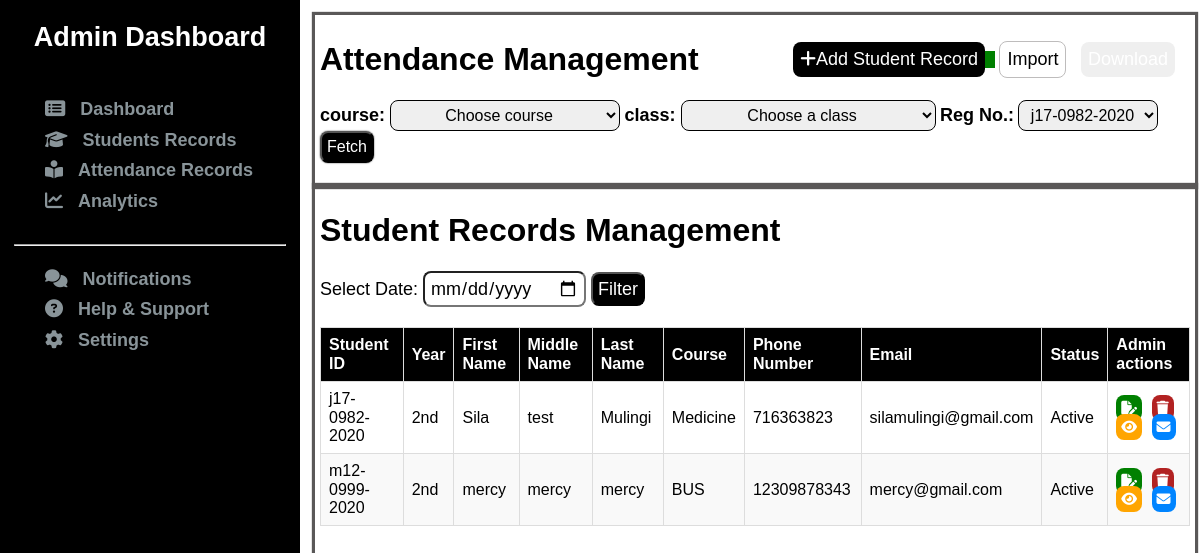
Page /customAdmin/studentRecords/ on the committed database.
### coreApp/models.py (models this page shows, shortened)
class StudentProfile(models.Model):
    first_name = models.CharField(max_length=256)  # null=False is default for CharField
    last_name = models.CharField(max_length=256)
    username = models.CharField(max_length=256, unique=True)
    course = models.CharField(max_length=200)
    phone = models.BigIntegerField(unique=True)
    email = models.EmailField(unique=True)
    password = models.CharField(max_length=256)
    middle_name = models.CharField(
        max_length=256,
        blank=True,  # Allows empty string in forms
        null=True,    # Allows NULL in database
        default=''    # Default value when not provided
    )
    ranking = models.CharField(max_length=256, blank=True, default='')
    image = models.ImageField(upload_to='student_photos', blank=True, null=True)

### coreApp/views.py (the view)
# urls.py: path('customAdmin/studentRecords/', views.studentRecords, name='studentRecords'),
def studentRecords(request):
    context = {}
    students = StudentProfile.objects.all()
    context['students'] = students
    return render(request, 'admin/studentRecords.html', context)

### templates/admin/studentRecords.html (shortened to what this page needs)
{% extends 'admin/adminBase.html' %}
{% load static %}
{% block content %}
    <div class="studentQueries">
        <div class="heading">
            <div class="title">
                <h1>Attendance Management</h1>
                <div class="actionButtons">
                    <a href="{% url 'createStudent' %}" class="btn-add"><button><i class="fa-solid fa-plus"></i>Add Student Record</button></a>
                    <button>Import</button>
                    <button>Download</button>
                </div>
            </div>
            <div class="filters">
                <form action="">
                <label for="course">course: </label>
                <select name="course" id="">
                    <option value="" selected>Choose course</option>
                </select>
                <label for="course">class: </label>
                <select name="course" id="">
                    <option value="">Choose a class</option>
                </select>
                <label for="regNumber">Reg No.:</label>
                    <select name="" id="">
                        <option value="">j17-0982-2020</option>
                    </select>
                 <button type="submit">Fetch</button>
                </form>
            </div>
        </div>
        <div class="results">
            <h1>Student Records Management</h1>
            <div class="controls">
                <label for="date">Select Date:</label>
                <input type="date" id="date" name="date">
                <button onclick="filterRecords()">Filter</button>
            </div>
            <table id="attendanceTable">
                <thead>
                    <tr>
                        <th>Student ID</th>
                        <th>Year</th>
                        <th>First Name</th>
                        <th>Middle Name</th>
                        <th>Last Name</th>
                        <th>Course</th>
                        <th>Phone Number</th>
                        <th>Email</th>
                        <th>Status</th>
                        <th>Admin actions</th>
                    </tr>
                </thead>
                <tbody>
                    {% for student in students %}
                    <tr>
                        <td>{{ student.username }}</td>
                         <td>2nd</td>
                        <td>{{ student.first_name }}</td>
                        <td>{{ student.middle_name }}</td>
                        <td>{{ student.last_name }}</td>
                        <td>{{ student.course }}</td>
                        <td>{{ student.phone }}</td>
                        <td>{{ student.email }}</td>
                        <td>Active</td>
                        <td>
                            <a href="{% url 'update' student.username %}" class="btn btn-update"><i class="fa-solid fa-file-pen"></i></a>
                            <a href="{% url 'delete' student.username %}" class="btn btn-delete"><i class="fa-solid fa-trash"></i></a>
                            <a href="" class="btn btn-view"><i class="fa-solid fa-eye"></i></a>
                            <a href="mailto:{{student.email}}" class="btn btn-contact"><i class="fa-solid fa-envelope"></i></a>
                        </td>
                    </tr>
                    {% endfor %}
                </tbody>
            </table>
        </div>
        </div>
{% endblock content %}

### static/css/admin/admin.css (style rules this page uses)
html { line-height: 1.15; -webkit-text-size-adjust: 100%; }
body { margin: 0; font-family: Arial, sans-serif; }
h1 { font-size: 2em; margin: 0.67em 0; }
a { background-color: transparent; }
button, input, optgroup, select, textarea { font-family: inherit; font-size: 100%; line-height: 1.15; margin: 0; }
button, input { overflow: visible; }
button, select { text-transform: none; }
button, [type="button"], [type="reset"], [type="submit"] { -webkit-appearance: button; }
#adminDash .studentQueries { width: 85%; box-shadow: 0 0 1px 3px rgb(90, 88, 88); padding: 15px; margin-left: 300px; margin-top: 0; }
#adminDash .studentQueries .heading { height: 20vh; width: 100%; border-bottom: 1px rgb(90, 88, 88) solid; box-shadow: 0 0 1px 3px rgb(90, 88, 88); padding: 5px; }
#adminDash .studentQueries .heading .title { display: flex; justify-content: space-between; align-items: center; }
#adminDash .studentQueries .heading .title .actionButtons { margin-right: 5px; }
#adminDash .studentQueries .heading .title .actionButtons .btn-add { background-color: green; color: white; }
#adminDash .studentQueries .heading .title button { padding: 7px; color: white; font-size: 18px; border-radius: 8px; border: none; margin-right: 10px; transition: 1s; }
#adminDash .studentQueries .heading .title button:nth-child(1) { color: white; background-color: black; }
#adminDash .studentQueries .heading .title button:nth-child(2) { color: black; background-color: white; border: 1px solid rgb(190, 188, 188); }
#adminDash .studentQueries .heading .filters label { font-size: 18px; font-weight: bold; }
#adminDash .studentQueries .heading .filters select { padding: 5px; border-radius: 8px; border: 1px solid black; text-align: center; }
#adminDash .studentQueries .heading .filters button[type="submit"] { padding: 5px; border-radius: 8px; box-shadow: 0 0 1px 1px rgba(200, 200, 200, 0.922); transition: 1s ease; background-color: black; color: white; }
#adminDash .studentQueries .results { height: 80vh; width: 100%; box-shadow: 0 0 1px 3px rgb(90, 88, 88); padding: 5px; }
#adminDash .studentQueries .results .controls { font-size: 18px; }
#adminDash .studentQueries .results .controls input { padding: 5px; border-radius: 8px; }
#adminDash .studentQueries .results .controls button { padding: 5px; background-color: black; color: white; border-radius: 8px; }

### templates/admin/adminBase.html (style rules this page uses)
table { width: 100%; font-size: 16px; border-collapse: collapse; margin-top: 20px; }
th, td { border: 1px solid #ddd; padding: 8px; text-align: left; }
th { background-color: black; color: white; position: sticky; top: 0; }
tr:nth-child(even) { background-color: #f9f9f9; }
tr { transition: 1s; }
table .btn { padding: 5px; color: white; font-size: 14px; border-radius: 8px; border: none; margin-right: 5px; transition: 1s; }
table .btn-update { background-color: green; }
table .btn-delete { background-color: firebrick; }
table .btn-view { background-color: orange; }
table .btn-contact { background-color: rgb(0, 132, 255); }

### rows in the picture
StudentProfile: username "j17-0982-2020", first_name "Sila", middle_name "test", last_name "Mulingi", course "Medicine", phone "716363823", email "silamulingi@gmail.com"
StudentProfile: username "m12-0999-2020", first_name "mercy", middle_name "mercy", last_name "mercy", course "BUS", phone "12309878343", email "mercy@gmail.com"
